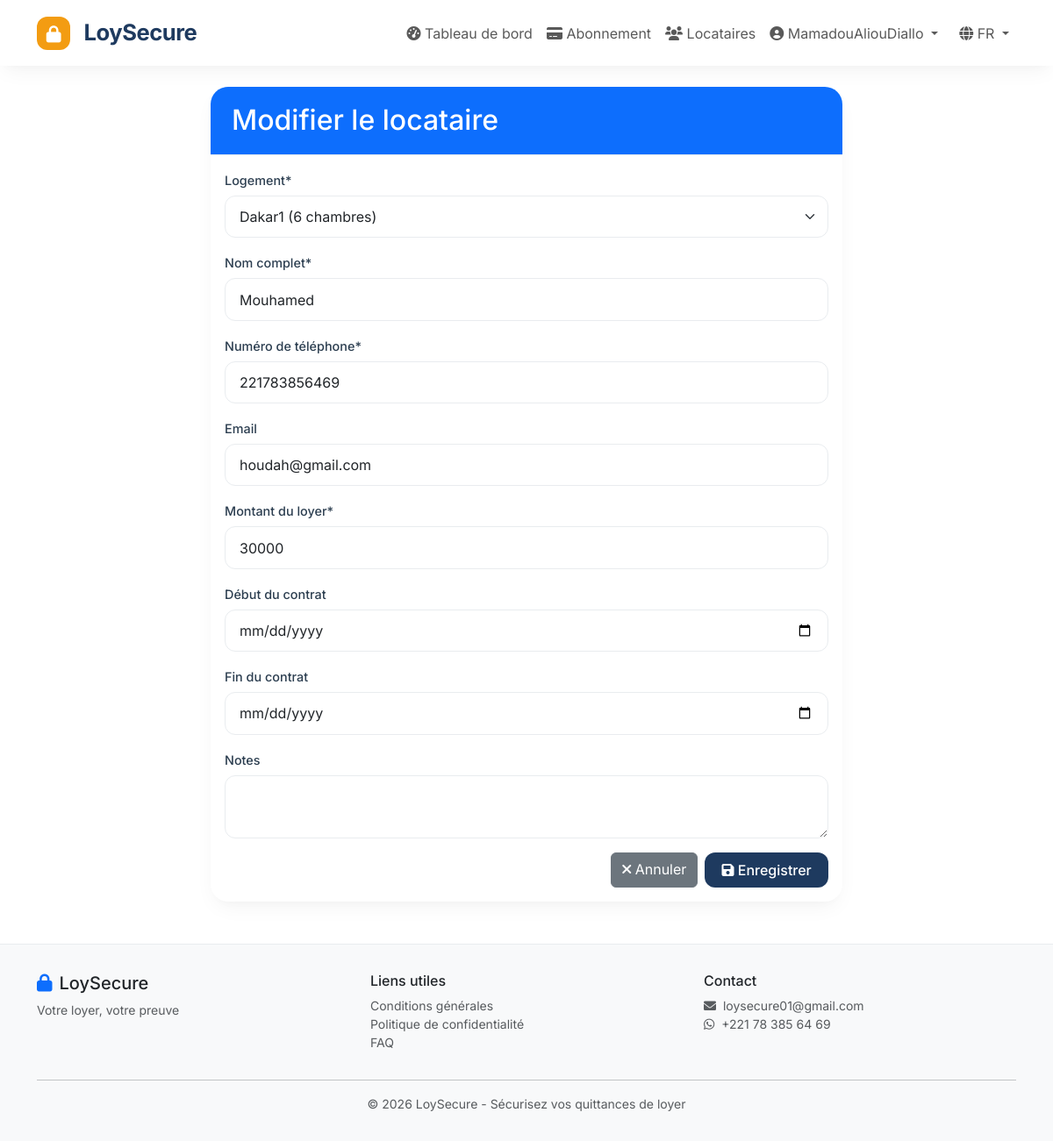
The page /tenants/5/edit/ (signed in) on the database its author committed.
### accounts/models.py (models this page shows, shortened)
class CustomUser(AbstractUser):
    CURRENCY_CHOICES = [
        ('XOF', 'Franc CFA (XOF) - Sénégal, Côte d\'Ivoire, Bénin, Togo, Burkina, Mali, Niger'),
        ('XAF', 'Franc CFA (XAF) - Cameroun, Gabon, Congo, RCA, Tchad'),
        ('GNF', 'Franc Guinéen (GNF) - Guinée'),
    ]
    SUBSCRIPTION_TYPE_CHOICES = [
        ('free_trial', _('Essai gratuit (1er mois)')),
        ('pay_per_use', _('Pay-per-use (100 FCFA/chambre)')),
        ('subscription', _('Abonnement mensuel')),
    ]
    phone = models.CharField(_('Téléphone'), max_length=20, unique=True)
    currency = models.CharField(_('Devise'), max_length=3, choices=CURRENCY_CHOICES, default='XOF')
    company_name = models.CharField(_('Entreprise'), max_length=200, blank=True)
    address = models.TextField(_('Adresse'), blank=True)
    subscription_type = models.CharField(
        _('Type d\'abonnement'),
        max_length=20,
        choices=SUBSCRIPTION_TYPE_CHOICES,
        default='free_trial'
    )
    credits_balance = models.IntegerField(_('Crédits disponibles'), default=0)
    subscription_active = models.BooleanField(_('Abonnement actif'), default=False)
    subscription_start_date = models.DateTimeField(_('Début abonnement'), null=True, blank=True)
    subscription_end_date = models.DateTimeField(_('Fin abonnement'), null=True, blank=True)
    subscription_tier = models.CharField(_('Tranche abonnement'), max_length=20, blank=True)
    first_month_free_used = models.BooleanField(_('1er mois gratuit utilisé'), default=False)
    consecutive_paid_months = models.IntegerField(_('Mois payés consécutifs'), default=0)
    free_month_used = models.BooleanField(_('Mois offert utilisé'), default=False)
    first_year_complete = models.BooleanField(_('1ère année terminée'), default=False)
    free_trial_usage = models.IntegerField(_('Quittances utilisées pendant essai'), default=0)
    total_rooms_declared = models.IntegerField(_('Total chambres déclarées'), default=0)
    last_compliance_check = models.DateTimeField(_('Dernier contrôle conformité'), null=True, blank=True)
    created_at = models.DateTimeField(_('Date d\'inscription'), auto_now_add=True)
    updated_at = models.DateTimeField(_('Date de mise à jour'), auto_now=True)
    class Meta:
        verbose_name = _('Propriétaire')
        verbose_name_plural = _('Propriétaires')

### tenants/models.py (models this page shows, shortened)
class Tenant(models.Model):
    property_ref = models.ForeignKey(
        'properties.Property',
        on_delete=models.CASCADE,
        related_name='tenants',
        verbose_name=_('Logement')
    )
    name = models.CharField(_('Nom complet'), max_length=200)
    phone = models.CharField(_('Numéro de téléphone'), max_length=20)
    email = models.EmailField(_('Email'), blank=True)
    rent_amount = models.PositiveIntegerField(_('Montant du loyer'))
    contract_start_date = models.DateField(_('Début du contrat'), null=True, blank=True)
    contract_end_date = models.DateField(_('Fin du contrat'), null=True, blank=True)
    is_active = models.BooleanField(_('Actif'), default=True)
    notes = models.TextField(_('Notes'), blank=True)
    created_at = models.DateTimeField(auto_now_add=True)
    updated_at = models.DateTimeField(auto_now=True)
    class Meta:
        verbose_name = _('Locataire')
        verbose_name_plural = _('Locataires')
        ordering = ['name']

### tenants/views.py (the view)
# urls.py: path('<int:pk>/edit/', views.tenant_edit, name='tenant_edit'),
@login_required
def tenant_edit(request, pk):
    tenant = get_object_or_404(Tenant, pk=pk, property_ref__owner=request.user)
    if request.method == 'POST':
        form = TenantForm(request.user, request.POST, instance=tenant)
        if form.is_valid():
            form.save()
            messages.success(request, 'Locataire modifié.')
            return redirect('tenants:tenant_list')
    else:
        form = TenantForm(request.user, instance=tenant)
    return render(request, 'tenants/form.html', {'form': form, 'title': 'Modifier le locataire'})

### tenants/forms.py (shortened to what this page needs)
class TenantForm(forms.ModelForm):
    class Meta:
        model = Tenant
        fields = ('property_ref', 'name', 'phone', 'email', 'rent_amount', 'contract_start_date', 'contract_end_date', 'notes')
        widgets = {
            'property_ref': forms.Select(attrs={'class': 'form-control'}),
            'name': forms.TextInput(attrs={'class': 'form-control'}),
            'phone': forms.TextInput(attrs={'class': 'form-control', 'placeholder': '77 123 45 67'}),
            'email': forms.EmailInput(attrs={'class': 'form-control'}),
            'rent_amount': forms.NumberInput(attrs={'class': 'form-control'}),
            'contract_start_date': forms.DateInput(attrs={'class': 'form-control', 'type': 'date'}),
            'contract_end_date': forms.DateInput(attrs={'class': 'form-control', 'type': 'date'}),
            'notes': forms.Textarea(attrs={'class': 'form-control', 'rows': 2}),
        }
    def __init__(self, user, *args, **kwargs):
        super().__init__(*args, **kwargs)
        self.fields['property_ref'].queryset = Property.objects.filter(owner=user)

### properties/models.py (called while the page is built)
    def __str__(self):
        return f"{self.address} ({self.number_of_rooms} chambres)"

### templates/tenants/form.html (shortened to what this page needs)
{% extends 'base.html' %}
{% load static %}
{% load i18n %}
{% load crispy_forms_tags %}
{% block content %}
<div class="container mt-4">
    <div class="row justify-content-center">
        <div class="col-md-8">
            <div class="card">
                <div class="card-header bg-primary text-white">
                    <h2 class="mb-0">{{ title }}</h2>
                </div>
                <div class="card-body">
                    <form method="post">
                        {{ form|crispy }}
                        <div class="d-grid gap-2 d-md-flex justify-content-md-end mt-3">
                            <a href="{% url 'tenants:tenant_list' %}" class="btn btn-secondary">
                                <i class="fas fa-times"></i> {% trans "Annuler" %}
                            </a>
                            <button type="submit" class="btn btn-primary">
                                <i class="fas fa-save"></i> {% trans "Enregistrer" %}
                            </button>
                        </div>
                    </form>
                </div>
            </div>
        </div>
    </div>
</div>
{% endblock %}

### templates/base.html (shortened to what this page needs)
{% load i18n static %}
<!DOCTYPE html>
<html lang="fr">
<head>
    <link href="https://cdn.jsdelivr.net/npm/bootstrap@5.3.0/dist/css/bootstrap.min.css" rel="stylesheet">
    <link rel="stylesheet" href="https://cdnjs.cloudflare.com/ajax/libs/font-awesome/6.0.0/css/all.min.css">
</head>
<body>
    <nav class="navbar navbar-expand-lg sticky-top">
        <div class="container">
            <a class="navbar-brand" href="{% url 'home' %}">
                <div class="logo-icon d-inline-flex">
                    <i class="fas fa-lock"></i>
                </div>
                LoySecure
            </a>
            <div class="collapse navbar-collapse" id="navbarNav">
                <ul class="navbar-nav ms-auto">
                    {% if user.is_authenticated %}
                        <li class="nav-item">
                            <a class="nav-link" href="{% url 'properties:dashboard' %}">
                                <i class="fas fa-tachometer-alt"></i> {% trans "Tableau de bord" %}
                            </a>
                        </li>
                        <li class="nav-item">
                            <a class="nav-link" href="{% url 'subscriptions:dashboard' %}">
                                <i class="fas fa-credit-card"></i> {% trans "Abonnement" %}
                            </a>
                        </li>
                        <li class="nav-item">
                            <a class="nav-link" href="{% url 'tenants:tenant_list' %}">
                                <i class="fas fa-users"></i> {% trans "Locataires" %}
                            </a>
                        </li>
                        <li class="nav-item dropdown">
                            <a class="nav-link dropdown-toggle" href="#" data-bs-toggle="dropdown">
                                <i class="fas fa-user-circle"></i> {{ user.username }}
                            </a>
                        </li>
                    {% endif %}
                    <li class="nav-item dropdown ms-2">
                        <a class="nav-link dropdown-toggle" href="#" data-bs-toggle="dropdown">
                            <i class="fas fa-globe"></i> FR
                        </a>
                    </li>
                </ul>
            </div>
        </div>
    </nav>
    <div class="container mt-4">
        {% block content %}
        {% endblock %}
    </div>
    <footer>
        <div class="container">
            <div class="row">
                <div class="col-md-4 text-start">
                    <h5><i class="fas fa-lock text-primary me-2"></i>LoySecure</h5>
                    <p class="text-muted small">{% trans "Votre loyer, votre preuve" %}</p>
                </div>
                <div class="col-md-4 text-start">
                    <h6>{% trans "Liens utiles" %}</h6>
                    <ul class="list-unstyled small">
                        <li><a href="#" class="text-decoration-none text-muted">{% trans "Conditions générales" %}</a></li>
                        <li><a href="#" class="text-decoration-none text-muted">{% trans "Politique de confidentialité" %}</a></li>
                        <li><a href="#" class="text-decoration-none text-muted">{% trans "FAQ" %}</a></li>
                    </ul>
                </div>
                <div class="col-md-4 text-start">
                    <h6>{% trans "Contact" %}</h6>
                    <p class="small text-muted">
                        <i class="fas fa-envelope me-1"></i> loysecure01@gmail.com<br>
                        <i class="fab fa-whatsapp me-1"></i> +221 78 385 64 69
                    </p>
                </div>
            </div>
            <hr class="my-3">
            <p class="text-center text-muted small mb-0">
                &copy; 2026 LoySecure - {% trans "Sécurisez vos quittances de loyer" %}
            </p>
        </div>
    </footer>
</body>
</html>

### templates/base.html (style rules this page uses)
:root { --ls-blue: #1e3a5f; --ls-orange: #f39c12; --ls-dark: #2c3e50; --ls-light: #f8f9fa; --ls-gray: #6c757d; --ls-border: #e9ecef; --ls-shadow: 0 10px 25px -5px rgba(0, 0, 0, 0.05), 0 8px 10px -6px rgba(0, 0, 0, 0.02); --ls-shadow-hover: 0 20px 30px -12px rgba(0, 0, 0, 0.1); }
* { font-family: 'Inter', sans-serif; }
.navbar { background: white !important; box-shadow: var(--ls-shadow); padding: 0.8rem 0; }
.navbar-brand { font-weight: 700; color: var(--ls-blue) !important; font-size: 1.6rem; letter-spacing: -0.5px; }
.navbar-brand i { color: var(--ls-orange); font-size: 1.8rem; margin-right: 8px; vertical-align: middle; }
.logo-icon { background: var(--ls-orange); width: 38px; height: 38px; border-radius: 12px; display: inline-flex; align-items: center; justify-content: center; margin-right: 10px; }
.logo-icon i { color: white; font-size: 1.2rem; margin: 0; }
.btn-primary { background: var(--ls-blue); border: none; padding: 0.5rem 1.2rem; font-weight: 500; border-radius: 12px; transition: all 0.2s ease; }
.card { border: none; border-radius: 20px; box-shadow: var(--ls-shadow); transition: all 0.2s ease; overflow: hidden; }
.card-header { background: white; border-bottom: 1px solid var(--ls-border); padding: 1.2rem 1.5rem; font-weight: 600; }
.form-control, .form-select { border-radius: 12px; border: 1px solid var(--ls-border); padding: 0.7rem 1rem; transition: all 0.2s ease; }
.form-label { font-weight: 500; font-size: 0.9rem; margin-bottom: 0.4rem; color: var(--ls-dark); }
footer { background: var(--ls-light); padding: 2rem 0; margin-top: 3rem; border-top: 1px solid var(--ls-border); }

### rows shown on the page
CustomUser: username "MamadouAliouDiallo"
Tenant: property_ref "Dakar1 (6 chambres)", name "Mouhamed", phone "221783856469", email "houdah@gmail.com", rent_amount "30000"

### other values the page prints
{{ title }} "Modifier le locataire"
